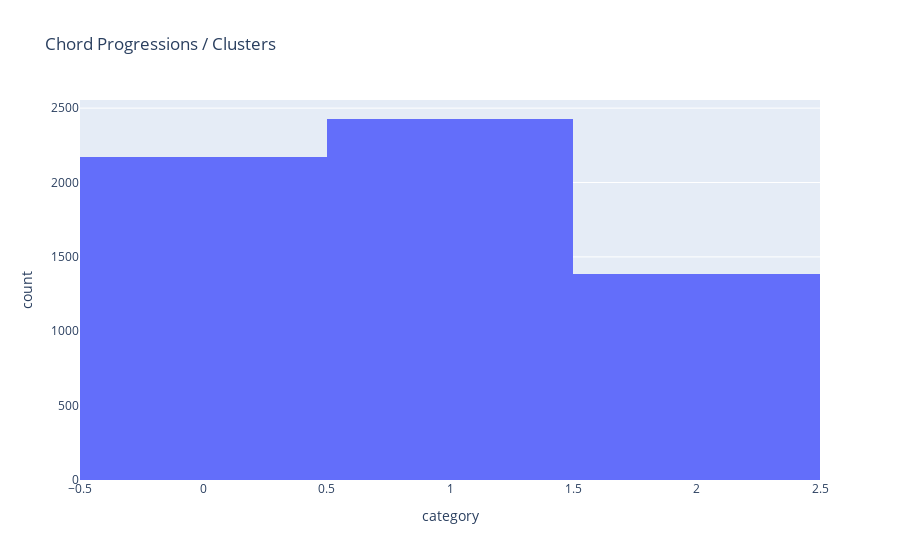

Source (notebook cell):
### Code cell
fig = px.histogram(df, x="category", title='Chord Progressions / Clusters')
fig.show()

### Figure 1 — Plotly figure (JSON) as saved in the notebook; plotly's stock layout.template omitted (floating-point values rounded to 4 significant figures; data arrays with more than 128 entries replaced by an {"elided": "..."} marker saying what was removed)
{"data": [{"alignmentgroup": "True", "bingroup": "x", "hovertemplate": "category=%{x}<br>count=%{y}<extra></extra>", "legendgroup": "", "marker": {"color": "#636efa", "pattern": {"shape": ""}}, "name": "", "offsetgroup": "", "orientation": "v", "showlegend": false, "type": "histogram", "x": {"elided": "5980 int values"}, "xaxis": "x", "yaxis": "y"}], "layout": {"autosize": true, "barmode": "relative", "legend": {"tracegroupgap": 0}, "title": {"text": "Chord Progressions / Clusters"}, "xaxis": {"anchor": "y", "autorange": true, "domain": [0, 1], "range": [-0.5, 2.5], "title": {"text": "category"}, "type": "linear"}, "yaxis": {"anchor": "x", "autorange": true, "domain": [0, 1], "range": [0, 2555.0], "title": {"text": "count"}}}}
